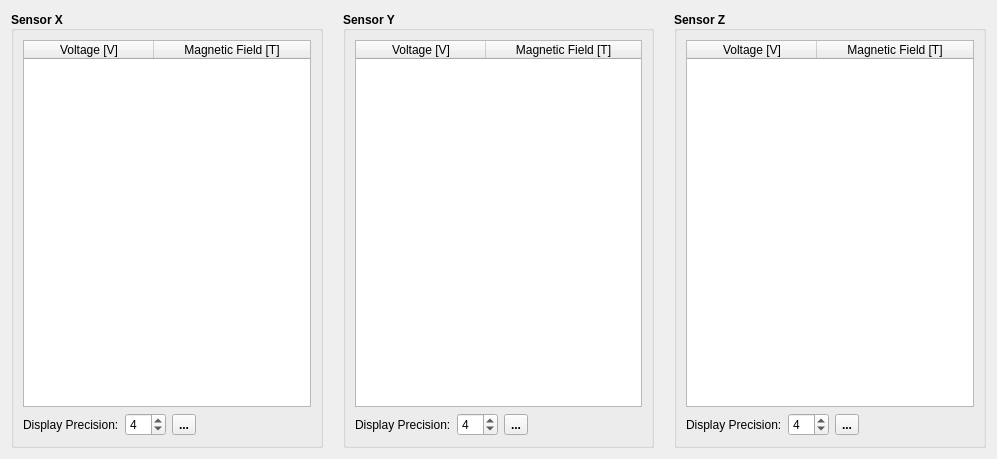
<?xml version="1.0" encoding="UTF-8"?>
<ui version="4.0">
 <class>calibrationtable_dl</class>
 <widget class="QDialog" name="calibrationtable_dl">
  <property name="geometry">
   <rect>
    <x>0</x>
    <y>0</y>
    <width>997</width>
    <height>459</height>
   </rect>
  </property>
  <property name="windowTitle">
   <string>Calibration Data Table</string>
  </property>
  <layout class="QGridLayout" name="gridLayout_4">
   <property name="horizontalSpacing">
    <number>20</number>
   </property>
   <item row="0" column="0">
    <widget class="QGroupBox" name="groupBox">
     <property name="font">
      <font>
       <weight>75</weight>
       <bold>true</bold>
      </font>
     </property>
     <property name="title">
      <string>Sensor X</string>
     </property>
     <property name="alignment">
      <set>Qt::AlignLeading|Qt::AlignLeft|Qt::AlignVCenter</set>
     </property>
     <property name="checkable">
      <bool>false</bool>
     </property>
     <layout class="QGridLayout" name="gridLayout">
      <item row="0" column="0">
       <widget class="QTableWidget" name="sensorx_ta">
        <property name="font">
         <font>
          <weight>50</weight>
          <bold>false</bold>
         </font>
        </property>
        <property name="editTriggers">
         <set>QAbstractItemView::NoEditTriggers</set>
        </property>
        <attribute name="horizontalHeaderDefaultSectionSize">
         <number>130</number>
        </attribute>
        <attribute name="horizontalHeaderMinimumSectionSize">
         <number>130</number>
        </attribute>
        <attribute name="horizontalHeaderStretchLastSection">
         <bool>true</bool>
        </attribute>
        <attribute name="verticalHeaderVisible">
         <bool>false</bool>
        </attribute>
        <attribute name="verticalHeaderHighlightSections">
         <bool>true</bool>
        </attribute>
        <column>
         <property name="text">
          <string>Voltage [V]</string>
         </property>
        </column>
        <column>
         <property name="text">
          <string>Magnetic Field [T]</string>
         </property>
        </column>
       </widget>
      </item>
      <item row="1" column="0">
       <layout class="QHBoxLayout" name="horizontalLayout">
        <item>
         <widget class="QLabel" name="label">
          <property name="font">
           <font>
            <weight>50</weight>
            <bold>false</bold>
           </font>
          </property>
          <property name="text">
           <string>Display Precision:</string>
          </property>
         </widget>
        </item>
        <item>
         <widget class="QSpinBox" name="sensorxprec_sb">
          <property name="font">
           <font>
            <weight>50</weight>
            <bold>false</bold>
           </font>
          </property>
          <property name="value">
           <number>4</number>
          </property>
         </widget>
        </item>
        <item>
         <widget class="QToolButton" name="copysensorx_btn">
          <property name="text">
           <string>...</string>
          </property>
          <property name="icon">
           <iconset>
            <normaloff>../../resources/img/copy.png</normaloff>../../resources/img/copy.png</iconset>
          </property>
          <property name="iconSize">
           <size>
            <width>24</width>
            <height>24</height>
           </size>
          </property>
         </widget>
        </item>
        <item>
         <spacer name="horizontalSpacer">
          <property name="orientation">
           <enum>Qt::Horizontal</enum>
          </property>
          <property name="sizeHint" stdset="0">
           <size>
            <width>40</width>
            <height>20</height>
           </size>
          </property>
         </spacer>
        </item>
       </layout>
      </item>
     </layout>
    </widget>
   </item>
   <item row="0" column="1">
    <widget class="QGroupBox" name="groupBox_2">
     <property name="font">
      <font>
       <weight>75</weight>
       <bold>true</bold>
      </font>
     </property>
     <property name="title">
      <string>Sensor Y</string>
     </property>
     <property name="alignment">
      <set>Qt::AlignLeading|Qt::AlignLeft|Qt::AlignVCenter</set>
     </property>
     <property name="checkable">
      <bool>false</bool>
     </property>
     <layout class="QGridLayout" name="gridLayout_2">
      <item row="0" column="0">
       <widget class="QTableWidget" name="sensory_ta">
        <property name="font">
         <font>
          <weight>50</weight>
          <bold>false</bold>
         </font>
        </property>
        <property name="editTriggers">
         <set>QAbstractItemView::NoEditTriggers</set>
        </property>
        <attribute name="horizontalHeaderDefaultSectionSize">
         <number>130</number>
        </attribute>
        <attribute name="horizontalHeaderMinimumSectionSize">
         <number>130</number>
        </attribute>
        <attribute name="horizontalHeaderStretchLastSection">
         <bool>true</bool>
        </attribute>
        <attribute name="verticalHeaderVisible">
         <bool>false</bool>
        </attribute>
        <column>
         <property name="text">
          <string>Voltage [V]</string>
         </property>
        </column>
        <column>
         <property name="text">
          <string>Magnetic Field [T]</string>
         </property>
        </column>
       </widget>
      </item>
      <item row="1" column="0">
       <layout class="QHBoxLayout" name="horizontalLayout_2">
        <item>
         <widget class="QLabel" name="label_2">
          <property name="font">
           <font>
            <weight>50</weight>
            <bold>false</bold>
           </font>
          </property>
          <property name="text">
           <string>Display Precision:</string>
          </property>
         </widget>
        </item>
        <item>
         <widget class="QSpinBox" name="sensoryprec_sb">
          <property name="font">
           <font>
            <weight>50</weight>
            <bold>false</bold>
           </font>
          </property>
          <property name="value">
           <number>4</number>
          </property>
         </widget>
        </item>
        <item>
         <widget class="QToolButton" name="copysensory_btn">
          <property name="text">
           <string>...</string>
          </property>
          <property name="icon">
           <iconset>
            <normaloff>../../resources/img/copy.png</normaloff>../../resources/img/copy.png</iconset>
          </property>
          <property name="iconSize">
           <size>
            <width>24</width>
            <height>24</height>
           </size>
          </property>
         </widget>
        </item>
        <item>
         <spacer name="horizontalSpacer_2">
          <property name="orientation">
           <enum>Qt::Horizontal</enum>
          </property>
          <property name="sizeHint" stdset="0">
           <size>
            <width>40</width>
            <height>20</height>
           </size>
          </property>
         </spacer>
        </item>
       </layout>
      </item>
     </layout>
    </widget>
   </item>
   <item row="0" column="2">
    <widget class="QGroupBox" name="groupBox_3">
     <property name="font">
      <font>
       <weight>75</weight>
       <bold>true</bold>
      </font>
     </property>
     <property name="title">
      <string>Sensor Z</string>
     </property>
     <property name="alignment">
      <set>Qt::AlignLeading|Qt::AlignLeft|Qt::AlignVCenter</set>
     </property>
     <property name="checkable">
      <bool>false</bool>
     </property>
     <layout class="QGridLayout" name="gridLayout_3">
      <item row="0" column="0">
       <widget class="QTableWidget" name="sensorz_ta">
        <property name="font">
         <font>
          <weight>50</weight>
          <bold>false</bold>
         </font>
        </property>
        <property name="editTriggers">
         <set>QAbstractItemView::NoEditTriggers</set>
        </property>
        <attribute name="horizontalHeaderDefaultSectionSize">
         <number>130</number>
        </attribute>
        <attribute name="horizontalHeaderMinimumSectionSize">
         <number>130</number>
        </attribute>
        <attribute name="horizontalHeaderStretchLastSection">
         <bool>true</bool>
        </attribute>
        <attribute name="verticalHeaderVisible">
         <bool>false</bool>
        </attribute>
        <column>
         <property name="text">
          <string>Voltage [V]</string>
         </property>
        </column>
        <column>
         <property name="text">
          <string>Magnetic Field [T]</string>
         </property>
        </column>
       </widget>
      </item>
      <item row="1" column="0">
       <layout class="QHBoxLayout" name="horizontalLayout_3">
        <item>
         <widget class="QLabel" name="label_3">
          <property name="font">
           <font>
            <weight>50</weight>
            <bold>false</bold>
           </font>
          </property>
          <property name="text">
           <string>Display Precision:</string>
          </property>
         </widget>
        </item>
        <item>
         <widget class="QSpinBox" name="sensorzprec_sb">
          <property name="font">
           <font>
            <weight>50</weight>
            <bold>false</bold>
           </font>
          </property>
          <property name="value">
           <number>4</number>
          </property>
         </widget>
        </item>
        <item>
         <widget class="QToolButton" name="copysensorz_btn">
          <property name="text">
           <string>...</string>
          </property>
          <property name="icon">
           <iconset>
            <normaloff>../../resources/img/copy.png</normaloff>../../resources/img/copy.png</iconset>
          </property>
          <property name="iconSize">
           <size>
            <width>24</width>
            <height>24</height>
           </size>
          </property>
         </widget>
        </item>
        <item>
         <spacer name="horizontalSpacer_3">
          <property name="orientation">
           <enum>Qt::Horizontal</enum>
          </property>
          <property name="sizeHint" stdset="0">
           <size>
            <width>40</width>
            <height>20</height>
           </size>
          </property>
         </spacer>
        </item>
       </layout>
      </item>
     </layout>
    </widget>
   </item>
  </layout>
 </widget>
 <resources/>
 <connections/>
</ui>
